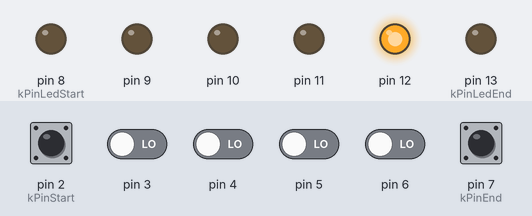
Simulated run of this sketch. Board: Arduino Uno, built with avr-gcc and run on an emulated ATmega328P. On the bench: output pins drawn as LEDs (lit = HIGH). The test bench sets the inputs (shaded band); at power-on: pin 2 (kPinStart), pin 7 (kPinEnd) HIGH, pin 3–6 LOW.

Above: at 1.2 s.
1.3 s: pin 2 (kPinStart) pulled LOW for 0.15 s
At 1.37 s:
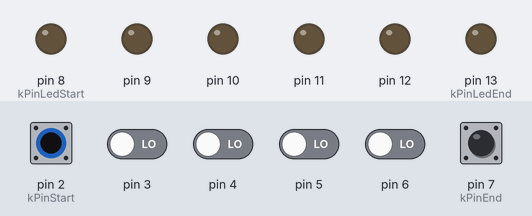
2.9 s: pin 3 driven HIGH
At 4.1 s:
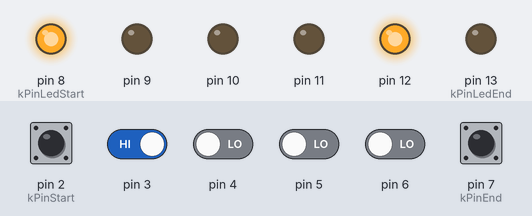
4.4 s: pin 4 driven HIGH
At 5.3 s:
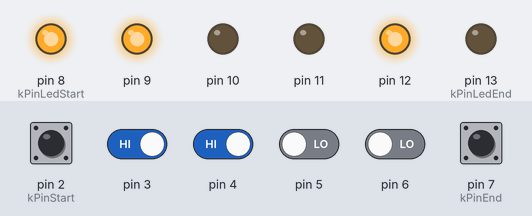
5.9 s: pin 5 driven HIGH
At 6.5 s:
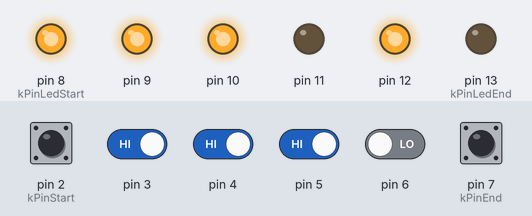
7.4 s: pin 6 driven HIGH
At 8.6 s:
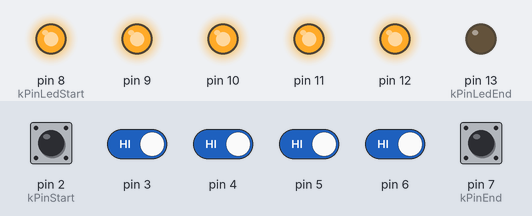
8.9 s: pin 7 (kPinEnd) pulled LOW for 0.15 s
At 8.97 s:
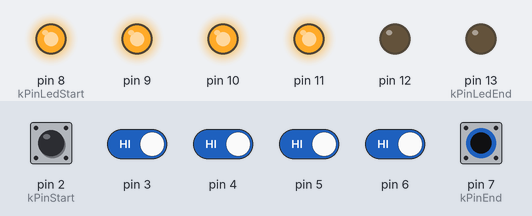
Timing chart, 0 to 11.5 s (numbered marks = the images above; inputs shaded):
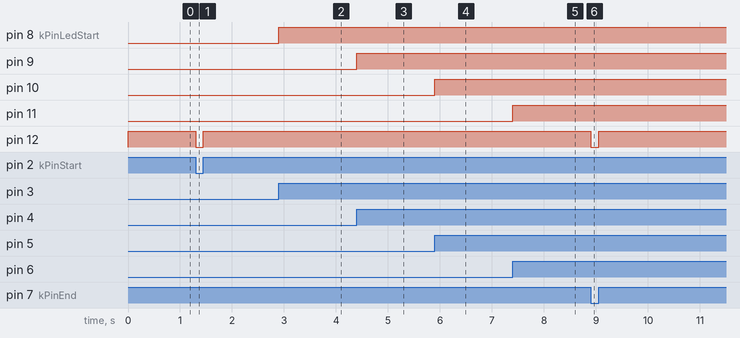

The sketch:

sketch_oct01d.ino
```cpp
const int kPinStart = 2;
const int kPinEnd = 7;
const int kPinLedStart = 8;
const int kPinLedEnd = 13;
const int diff = kPinEnd-kPinStart;
void setup()
{
  for (int i = kPinStart; i <= kPinEnd; i++) {
    pinMode(i, INPUT);
  }
  for (int i = kPinLedStart; i <= kPinLedEnd; i++) {
    pinMode(i, OUTPUT);
  }
}

void loop()
{
 for (int i=kPinStart; i <=kPinEnd; i++) {
  if (digitalRead(i) == LOW) {
    digitalWrite(i+diff,LOW);
  }
  else {
    digitalWrite(i+diff,HIGH);
  }
 }
}
```

Measured:
- after the input at 1.3 s, pin 12: HIGH → LOW at once, → HIGH 0.15 s later
- after the input at 2.9 s, pin 8 (kPinLedStart): LOW → HIGH at once
- after the input at 4.4 s, pin 9: LOW → HIGH at once
- after the input at 5.9 s, pin 10: LOW → HIGH at once
- after the input at 7.4 s, pin 11: LOW → HIGH at once
- after the input at 8.9 s, pin 12: HIGH → LOW at once, → HIGH 0.15 s later
